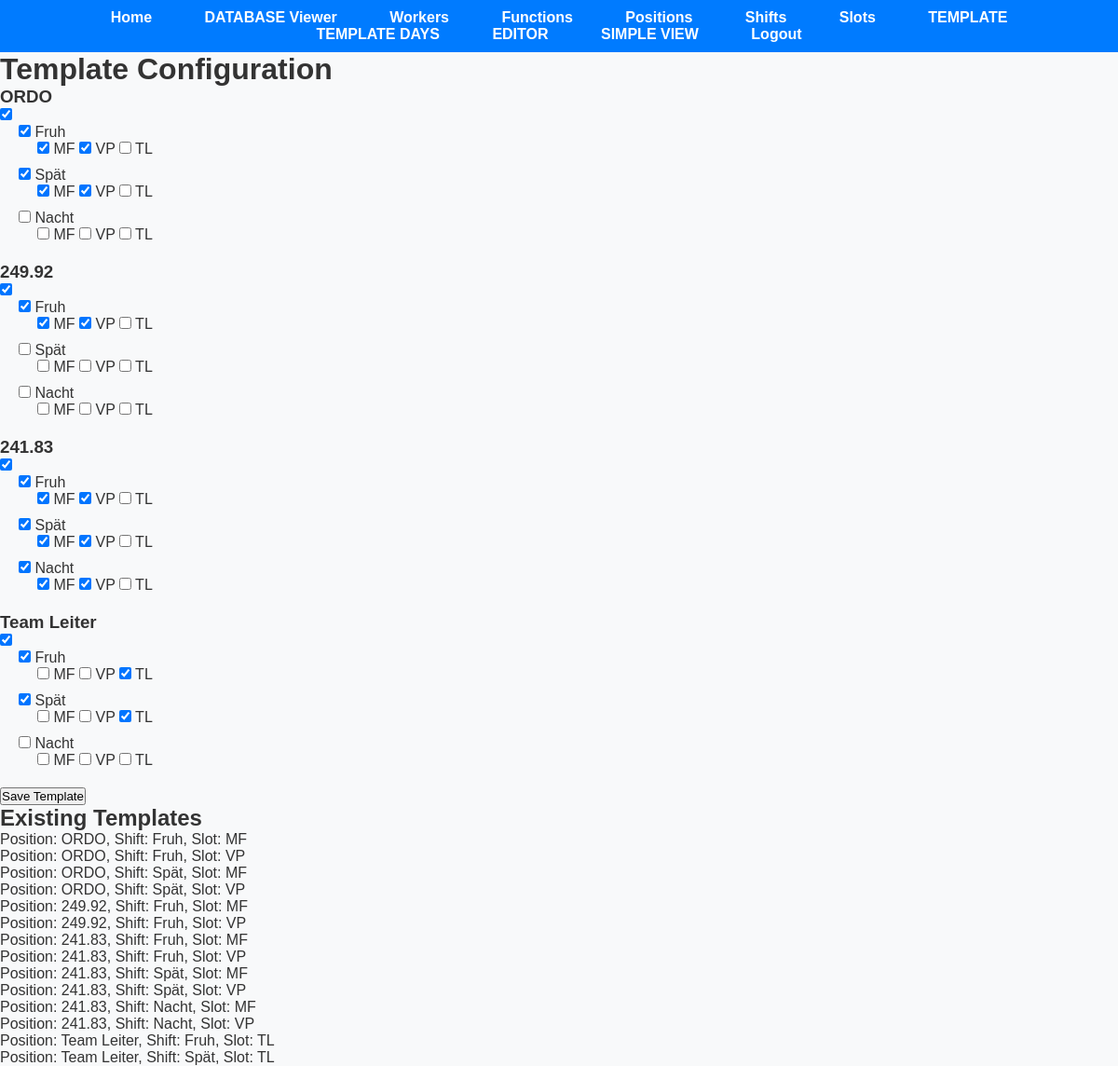
Page /template (signed in) on the earlier database version.
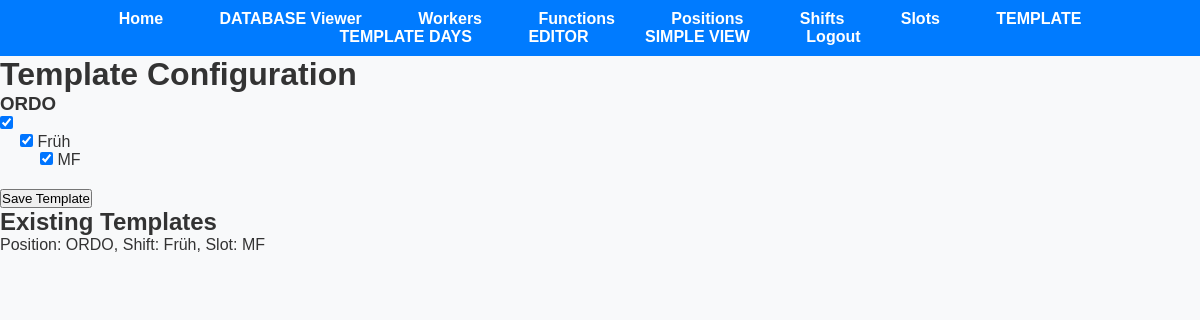
Same page on the later database version.
### app.py (models this page shows, shortened)
class Position(db.Model):
    position_id = db.Column(db.Integer, primary_key=True)
    user_id = db.Column(db.Integer, nullable=False)
    name = db.Column(db.String(50), nullable=False)

class Shift(db.Model):
    shift_id = db.Column(db.Integer, primary_key=True)
    user_id = db.Column(db.Integer, nullable=False)
    name = db.Column(db.String(50), nullable=False)

class Template(db.Model):
    id = db.Column(db.Integer, primary_key=True)
    user_id = db.Column(db.Integer, db.ForeignKey('user.id'), nullable=False)
    position_id = db.Column(db.Integer, db.ForeignKey('position.position_id'), nullable=False)
    shift_id = db.Column(db.Integer, db.ForeignKey('shift.shift_id'), nullable=False)
    slot_id = db.Column(db.Integer, db.ForeignKey('slot.slot_id'), nullable=False)
    user = db.relationship('User', backref=db.backref('templates', lazy=True))
    position = db.relationship('Position', backref='templates')
    shift = db.relationship('Shift', backref='templates')
    slot = db.relationship('Slot', backref='templates')

class Slot(db.Model):
    slot_id = db.Column(db.Integer, primary_key=True)
    user_id = db.Column(db.Integer, nullable=False)
    name = db.Column(db.String(50), nullable=False)

### app.py (the view, shortened to what this page needs)
@app.route('/template', methods=['GET', 'POST'])
@login_required
@employer_required
def template():
    user_id = current_user.id
    positions = Position.query.filter_by(user_id=user_id).all()
    shifts = Shift.query.filter_by(user_id=user_id).all()
    slots = Slot.query.filter_by(user_id=user_id).all()
    existing_templates = Template.query.filter_by(user_id=user_id).all()
    selected_combinations = {(template.position_id, template.shift_id, template.slot_id) for template in existing_templates}
    print(selected_combinations)  # Debugging: print selected_combinations to see its contents
    return render_template('template.html', positions=positions, shifts=shifts, slots=slots, selected_combinations=selected_combinations, existing_templates=existing_templates, shift_has_data=shift_has_data)

### app.py (called while the page is built)
@login_manager.user_loader
def load_user(user_id):
    return User.query.get(int(user_id))

def employer_required(func):
    @wraps(func)
    def decorated_function(*args, **kwargs):
        if not current_user.is_authenticated:
            flash('You must be logged in to view this page.', 'error')
            return redirect(url_for('login'))
        if current_user.role != 'employer':
            flash('You do not have permission to view this page.', 'error')
            return redirect('/')
        return func(*args, **kwargs)
    return decorated_function

def shift_has_data(existing_templates, position_id, shift_id):
    for template in existing_templates:
        if (template.position_id == position_id) and (template.shift_id == shift_id):
            return True
    return False

### templates/template.html (shortened to what this page needs)
<!DOCTYPE html>
<html lang="en">
<head>
    <link rel="stylesheet" href="{{ url_for('static', filename='styles.css') }}">
</head>
<body>
    {% include 'navbar.html' %}
    <h1>Template Configuration</h1>
    <form id="templateForm" method="post" action="{{ url_for('template') }}">
        <div id="positionsContainer">
            {% for position in positions %}
            <div class="position" data-position-id="{{ position.position_id }}">
                <h3>{{ position.name }}</h3>
                <input type="checkbox" name="positions[{{ position.position_id }}][include]" value="{{ position.position_id }}" {% if position.position_id in selected_combinations|map(attribute=0) %} checked {% endif %}>
                <div class="shifts">
                    {% for shift in shifts %}
                    <div class="shift">
                        <input type="checkbox" name="positions[{{ position.position_id }}][shifts][{{ shift.shift_id }}][include]" value="{{ shift.shift_id }}" {% if shift_has_data(existing_templates, position.position_id, shift.shift_id) %} checked {% endif %}>
                        {{ shift.name }}
                        <div class="slots">
                            {% for slot in slots %}
                            <input type="checkbox" name="positions[{{ position.position_id }}][shifts][{{ shift.shift_id }}][slots][{{ slot.slot_id }}]" value="{{ slot.slot_id }}" {% if (position.position_id, shift.shift_id, slot.slot_id) in selected_combinations %} checked {% endif %}>
                            {{ slot.name }}
                            {% endfor %}
                        </div>
                    </div>
                    {% endfor %}
                </div>
            </div>
            {% endfor %}
        </div>
        <button type="submit">Save Template</button>
    </form>
    <h2>Existing Templates</h2>
    <ul>
        {% for template in existing_templates %}
        <li>Position: {{ template.position.name }}, Shift: {{ template.shift.name }}, Slot: {{ template.slot.name }}</li>
        {% endfor %}
    </ul>
</body>
</html>

Differences in the rows shown:
removed Slot: {{ position.position_id }} "☑", name "VP"
removed Slot: name "TL"
removed Shift: {{ position.position_id }} "☑", name "Spät", Slot ({{ position.position_id }} "☑", name "MF")
removed Shift: name "Nacht", Slot (name "MF")
removed Position: name "249.92", position_id "☑", Shift (name "Fruh"), Slot (name "MF")
removed Position: name "241.83", position_id "☑", Shift (name "Fruh"), Slot (name "MF")
removed Position: name "Team Leiter", position_id "☑", Shift (name "Fruh"), Slot (name "MF")
removed Template: position.name "ORDO", shift.name "Fruh", slot.name "MF"
removed Template: position.name "ORDO", shift.name "Fruh", slot.name "VP"
removed Template: position.name "ORDO", shift.name "Spät", slot.name "MF"
removed Template: position.name "ORDO", shift.name "Spät", slot.name "VP"
removed Template: position.name "249.92", shift.name "Fruh", slot.name "MF"
removed Template: position.name "249.92", shift.name "Fruh", slot.name "VP"
removed Template: position.name "241.83", shift.name "Fruh", slot.name "MF"
removed Template: position.name "241.83", shift.name "Fruh", slot.name "VP"
removed Template: position.name "241.83", shift.name "Spät", slot.name "MF"
removed Template: position.name "241.83", shift.name "Spät", slot.name "VP"
removed Template: position.name "241.83", shift.name "Nacht", slot.name "MF"
removed Template: position.name "241.83", shift.name "Nacht", slot.name "VP"
removed Template: position.name "Team Leiter", shift.name "Fruh", slot.name "TL"
removed Template: position.name "Team Leiter", shift.name "Spät", slot.name "TL"
changed Shift: name "Fruh" → "Früh"
added Template: position.name "ORDO", shift.name "Früh", slot.name "MF"
